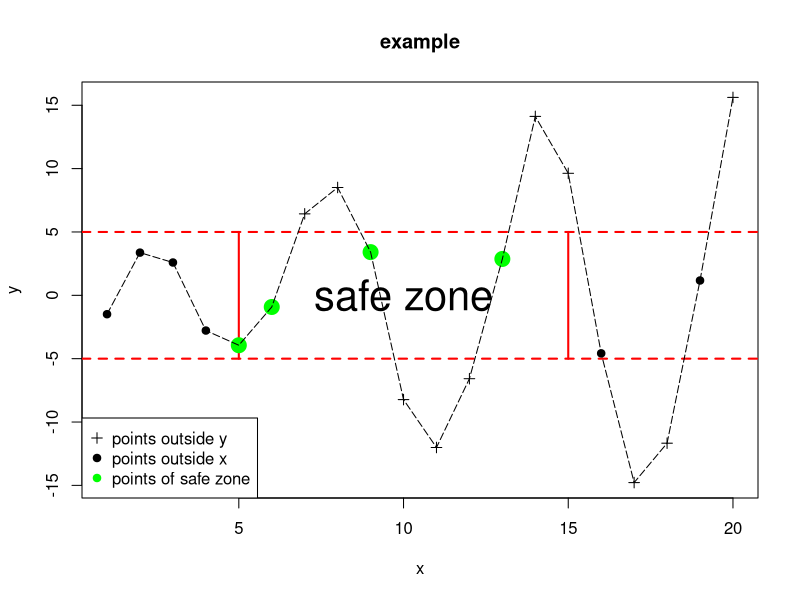
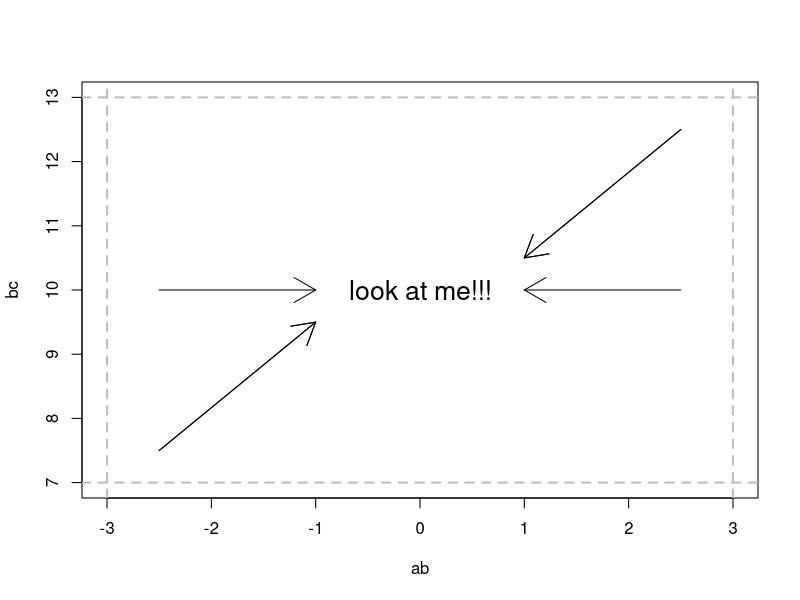
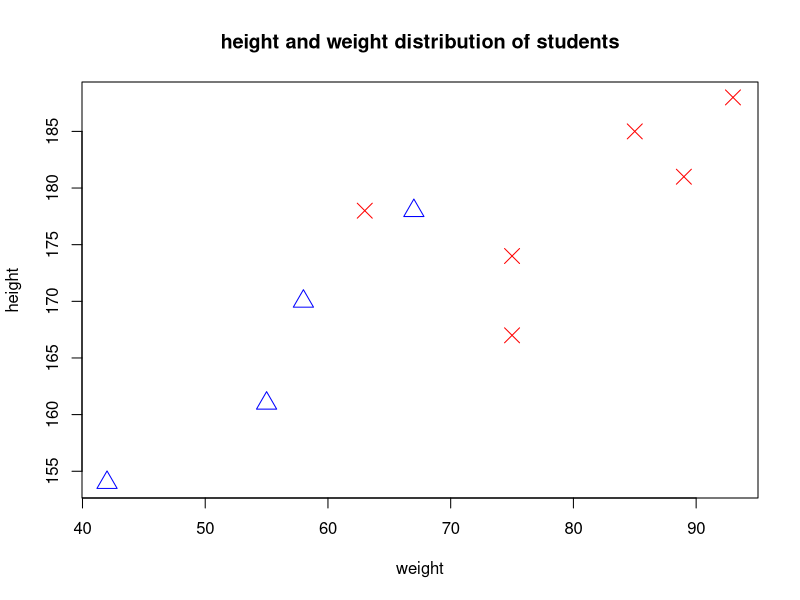

These figures' R source, in order:
#example 1:
x=1:20
y=c(-1.49,3.37,2.59,-2.78,-3.94,-0.92,6.43,8.51,3.41,-8.23,
     -12.01,-6.58,2.87,14.12,9.63,-4.58,-14.78,-11.67,1.17,15.62)
plot(x,y,type="n",main="example")
abline(h=c(-5,5),col="red",lty=2,lwd=2)
segments(x0=c(5,15),y0=c(-5,-5),x1=c(5,15),y1=c(5,5),col="red",lty=1,lwd=2)
points(x[y>=5|y<=-5],y[y>=5|y<=-5],pch=3,col="black")
points(x[(x>=5&x<=15)&(y>-5&y<5)],y[(x>=5&x<=15)&(y>-5&y<5)],
         pch=19,col="green",cex=2)
points(x[(x<5|x>15)&(y>-5&y<5)],y[(x<5|x>15)&(y>-5&y<5)],pch=19,
       col="black")
lines(x,y,lty= 5,col= "black",type="l")
text(10,0,"safe zone",cex=2.5,font = 6)
legend("bottomleft",legend=c("points outside y","points outside x",
                             "points of safe zone"),
       pch=c(3,19,19),col=c("black","black","green"))




#a
ab=c(-3:3)
bc=c(7:13)
plot(ab,bc,type="n")
abline(h=c(7,13),v=c(-3,3),lty=2,col="grey",lwd=2)
arrows(x0=c(-2.5,-2.5,-2.5,2.5,2.5,2.5),
       y0=c(7.5,7.5,10,10,12.5,12.5),
       x1=c(-1,-1,-1,1,1,1),y1=c(9.5,9.5,10,10,10.5,10.5))

text(x=0,y=,10,"look at me!!!",cex=1.6)



#b
wt=c(55,85,75,42,93,63,58,75,89,67)
ht=c(161,185,174,154,188,178,170,167,181,178)
sx=factor(c(0,1,1,0,1,1,0,1,1,0))
levels(sx)=c("female","male")
sx
bac=data.frame(wt,ht,sx)
names(bac)=c("weight","height","sex")
bac
plot(bac[c(1,2)],type="n",main="height and weight distribution of students")
points(wt[sx=="male"],ht[sx=="male"],pch=4,cex=2,col="red")
points(wt[sx=="female"],ht[sx=="female"],pch=2,cex=2,col="blue")


